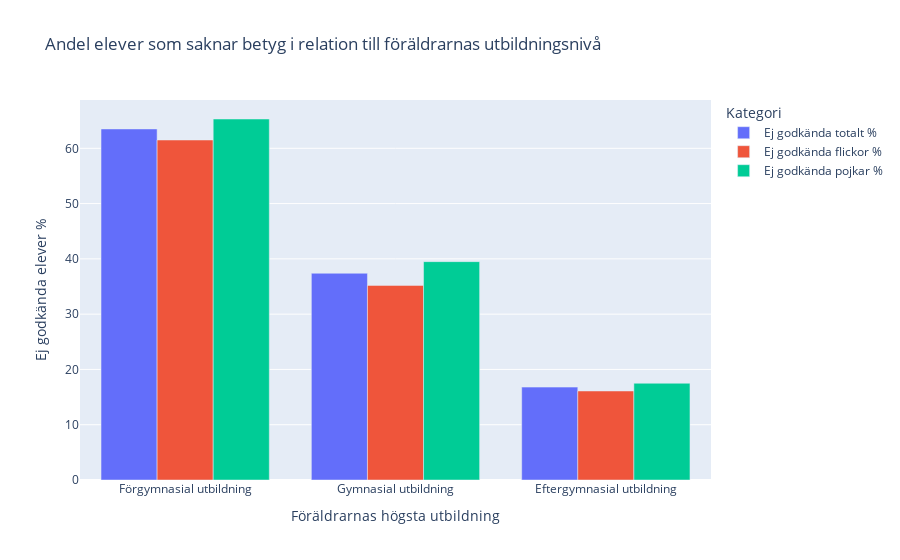

The cell this chart's notebook holds for it:
### Markdown cell above
##### Plot bar graph to show relation of 'ej godkända elever %' to their parents' education levels. Compare the first 3 categories up until and including 'eftergymnasial utbildning'

### Code cell
df_parental_education = df_parental_education.iloc[:3]
df_melted = df_parental_education.melt(id_vars=["Föräldrarnas högsta utbildning"], 
                                       var_name="Kategori", 
                                       value_name="Ej godkända elever %")

# Create a grouped bar chart
fig = px.bar(df_melted, x="Föräldrarnas högsta utbildning", y="Ej godkända elever %", 
             color="Kategori", barmode="group", 
             title="Andel elever som saknar betyg i relation till föräldrarnas utbildningsnivå")

# Show the plot
fig.show()
fig.write_html("visualiseringar/Ej_godkänd_föräldrarnas_utbildningsgrad.html")

### Figure 1 — Plotly figure (JSON) as saved in the notebook; plotly's stock layout.template omitted (floating-point values rounded to 4 significant figures)
{"data": [{"alignmentgroup": "True", "hovertemplate": "Kategori=Ej godkända totalt %<br>Föräldrarnas högsta utbildning=%{x}<br>Ej godkända elever %=%{y}<extra></extra>", "legendgroup": "Ej godkända totalt %", "marker": {"color": "#636efa", "pattern": {"shape": ""}}, "name": "Ej godkända totalt %", "offsetgroup": "Ej godkända totalt %", "orientation": "v", "showlegend": true, "textposition": "auto", "type": "bar", "x": ["Förgymnasial utbildning", "Gymnasial utbildning", "Eftergymnasial utbildning"], "xaxis": "x", "y": [63.5, 37.4, 16.8], "yaxis": "y"}, {"alignmentgroup": "True", "hovertemplate": "Kategori=Ej godkända flickor %<br>Föräldrarnas högsta utbildning=%{x}<br>Ej godkända elever %=%{y}<extra></extra>", "legendgroup": "Ej godkända flickor %", "marker": {"color": "#EF553B", "pattern": {"shape": ""}}, "name": "Ej godkända flickor %", "offsetgroup": "Ej godkända flickor %", "orientation": "v", "showlegend": true, "textposition": "auto", "type": "bar", "x": ["Förgymnasial utbildning", "Gymnasial utbildning", "Eftergymnasial utbildning"], "xaxis": "x", "y": [61.5, 35.2, 16.1], "yaxis": "y"}, {"alignmentgroup": "True", "hovertemplate": "Kategori=Ej godkända pojkar %<br>Föräldrarnas högsta utbildning=%{x}<br>Ej godkända elever %=%{y}<extra></extra>", "legendgroup": "Ej godkända pojkar %", "marker": {"color": "#00cc96", "pattern": {"shape": ""}}, "name": "Ej godkända pojkar %", "offsetgroup": "Ej godkända pojkar %", "orientation": "v", "showlegend": true, "textposition": "auto", "type": "bar", "x": ["Förgymnasial utbildning", "Gymnasial utbildning", "Eftergymnasial utbildning"], "xaxis": "x", "y": [65.3, 39.5, 17.5], "yaxis": "y"}], "layout": {"barmode": "group", "legend": {"title": {"text": "Kategori"}, "tracegroupgap": 0}, "title": {"text": "Andel elever som saknar betyg i relation till föräldrarnas utbildningsnivå"}, "xaxis": {"anchor": "y", "domain": [0, 1], "title": {"text": "Föräldrarnas högsta utbildning"}}, "yaxis": {"anchor": "x", "domain": [0, 1], "title": {"text": "Ej godkända elever %"}}}}
